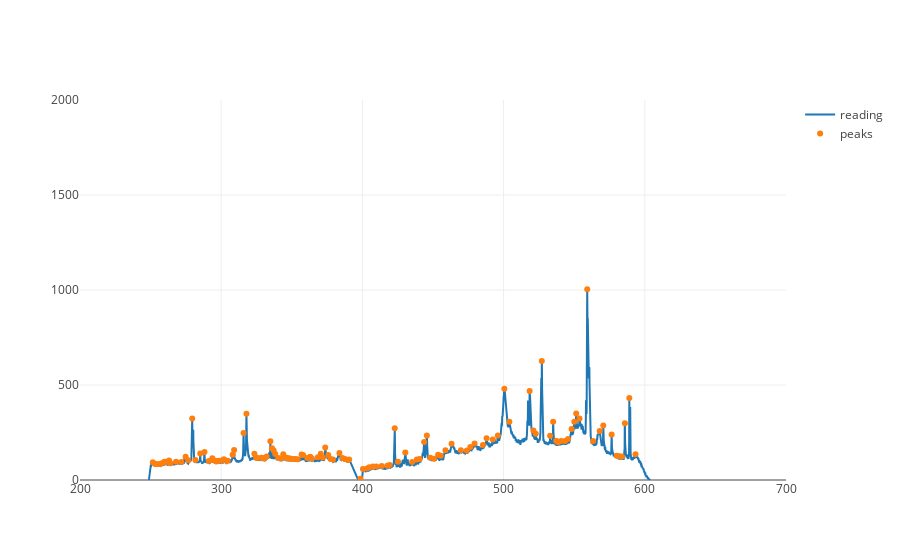

Here is the notebook cell this chart was saved with:
### Code cell
peak_df = s.reading.loc[s.reading['is_peak'] == True, :]
trace_reading = go.Scatter(x=s.reading['wavelengths'], y=s.reading['intensities'], name='reading')
trace_peak = go.Scatter(x=peak_df['wavelengths'], y=peak_df['intensities'], mode='markers', name='peaks')
layout = go.Layout(
    xaxis=dict(
        range=[200, 700]
    ),
    yaxis=dict(
        range=[0, 2000]
    )
)
fig = go.Figure(data=[trace_reading, trace_peak], layout=layout)
iplot(fig, filename='plot')

### Figure 1 — Plotly figure (JSON) as saved in the notebook; plotly's stock layout.template omitted (floating-point values rounded to 4 significant figures; data arrays with more than 128 entries replaced by an {"elided": "..."} marker saying what was removed)
{"data": [{"name": "reading", "type": "scatter", "uid": "b1e5a0b6-5bd3-4aef-8ccd-12c94e62a4d2", "x": {"elided": "4096 float values"}, "y": {"elided": "4096 float values"}}, {"mode": "markers", "name": "peaks", "type": "scatter", "uid": "ac995c1b-5854-43f7-a535-9cd5346796fa", "x": {"elided": "130 float values"}, "y": {"elided": "130 float values"}}], "layout": {"xaxis": {"range": [200, 700]}, "yaxis": {"range": [0, 2000]}}}
